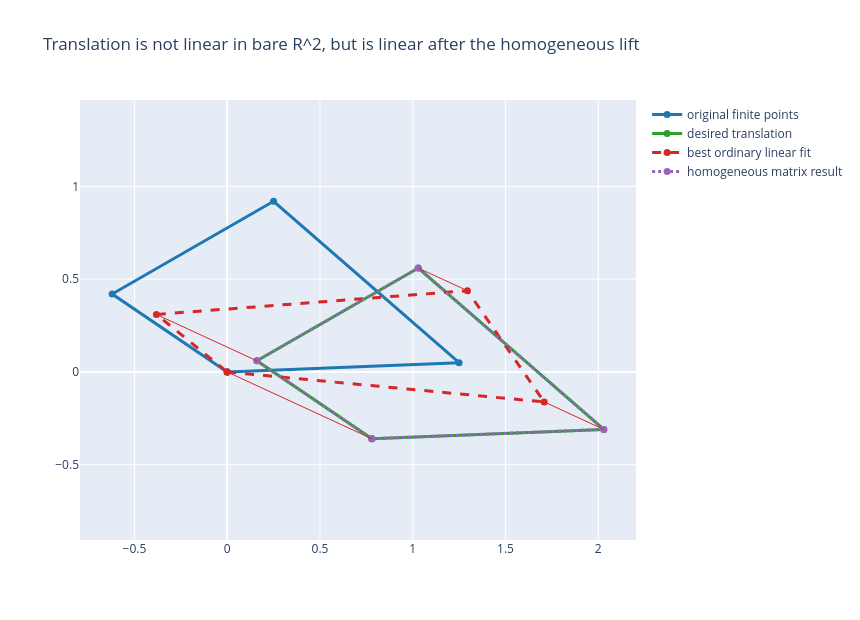

Notebook source saved alongside this figure:
### Markdown cell above
## Why Translation Forces a Lift

The first trap in model design is to confuse a list of coordinates with a representation
that supports the desired operators. A finite Euclidean point can be stored as two
numbers, but ordinary two-dimensional vector space cannot express every translation as a
linear map. A linear map must send the origin to the origin. A translation moves the
origin. Something has to give.

The homogeneous model solves this by adding one coordinate. A point `(x, y)` becomes
`[x, y, 1]`, and a translation becomes a matrix multiplication. The extra coordinate is
not decorative; it turns an affine operation into a linear operation in the
representational space. The plot compares a best-fit ordinary linear map with the exact
homogeneous translation.

### Code cell
points = np.array([[0.0, 0.0], [1.25, 0.05], [0.25, 0.92], [-0.62, 0.42]], dtype=float)
translation = np.array([0.78, -0.36], dtype=float)
fit = vector_space_translation_error(points, translation)

H_translate = translation_homogeneous(*translation)
homogeneous_points = embed_homogeneous(points)
homogeneous_translated = affine_from_homogeneous(apply_homogeneous(H_translate, homogeneous_points))

fig_lift = go.Figure()
for polygon, name, color, dash in [
    (points, "original finite points", "#1f77b4", None),
    (fit["target"], "desired translation", "#2ca02c", None),
    (fit["predicted"], "best ordinary linear fit", "#d62728", "dash"),
    (homogeneous_translated, "homogeneous matrix result", "#9467bd", "dot"),
]:
    closed = close_polygon(polygon)
    fig_lift.add_trace(
        go.Scatter(
            x=closed[:, 0],
            y=closed[:, 1],
            mode="lines+markers",
            name=name,
            line=dict(color=color, width=3, dash=dash),
            marker=dict(size=7),
        )
    )
for source, target in zip(fit["predicted"], fit["target"], strict=True):
    fig_lift.add_trace(
        go.Scatter(
            x=[source[0], target[0]],
            y=[source[1], target[1]],
            mode="lines",
            showlegend=False,
            line=dict(color="#d62728", width=1),
        )
    )
fig_lift.update_layout(
    title="Translation is not linear in bare R^2, but is linear after the homogeneous lift",
    width=860,
    height=620,
    xaxis=dict(scaleanchor="y", scaleratio=1, zeroline=True),
    yaxis=dict(zeroline=True),
)
translation_lift_path = remember(
    save_plotly_html(fig_lift, "chapter-17", "plots", "translation-lift.html", root=ARTIFACT_ROOT)
)

homogeneous_error = float(np.linalg.norm(homogeneous_translated - fit["target"]))
assert fit["error"] > 0.5
assert homogeneous_error < 1e-12
print(f"best bare-vector linear fit error: {fit['error']:.3f}")
print(f"homogeneous translation error: {homogeneous_error:.2e}")
print(f"saved {rel(translation_lift_path)}")
fig_lift

### Figure 1 — Plotly figure (JSON) as saved in the notebook; plotly's stock layout.template omitted (floating-point values rounded to 4 significant figures)
{"data": [{"line": {"color": "#1f77b4", "width": 3}, "marker": {"size": 7}, "mode": "lines+markers", "name": "original finite points", "type": "scatter", "x": [0.0, 1.25, 0.25, -0.62, 0.0], "y": [0.0, 0.05, 0.92, 0.42, 0.0]}, {"line": {"color": "#2ca02c", "width": 3}, "marker": {"size": 7}, "mode": "lines+markers", "name": "desired translation", "type": "scatter", "x": [0.78, 2.03, 1.03, 0.16, 0.78], "y": [-0.36, -0.31, 0.56, 0.06, -0.36]}, {"line": {"color": "#d62728", "dash": "dash", "width": 3}, "marker": {"size": 7}, "mode": "lines+markers", "name": "best ordinary linear fit", "type": "scatter", "x": [0.0, 1.708, 1.295, -0.3816, 0.0], "y": [0.0, -0.1616, 0.4378, 0.31, 0.0]}, {"line": {"color": "#9467bd", "dash": "dot", "width": 3}, "marker": {"size": 7}, "mode": "lines+markers", "name": "homogeneous matrix result", "type": "scatter", "x": [0.78, 2.03, 1.03, 0.16, 0.78], "y": [-0.36, -0.31, 0.56, 0.06, -0.36]}, {"line": {"color": "#d62728", "width": 1}, "mode": "lines", "showlegend": false, "type": "scatter", "x": [0.0, 0.78], "y": [0.0, -0.36]}, {"line": {"color": "#d62728", "width": 1}, "mode": "lines", "showlegend": false, "type": "scatter", "x": [1.708, 2.03], "y": [-0.1616, -0.31]}, {"line": {"color": "#d62728", "width": 1}, "mode": "lines", "showlegend": false, "type": "scatter", "x": [1.295, 1.03], "y": [0.4378, 0.56]}, {"line": {"color": "#d62728", "width": 1}, "mode": "lines", "showlegend": false, "type": "scatter", "x": [-0.3816, 0.16], "y": [0.31, 0.06]}], "layout": {"height": 620, "title": {"text": "Translation is not linear in bare R^2, but is linear after the homogeneous lift"}, "width": 860, "xaxis": {"scaleanchor": "y", "scaleratio": 1, "zeroline": true}, "yaxis": {"zeroline": true}}}
